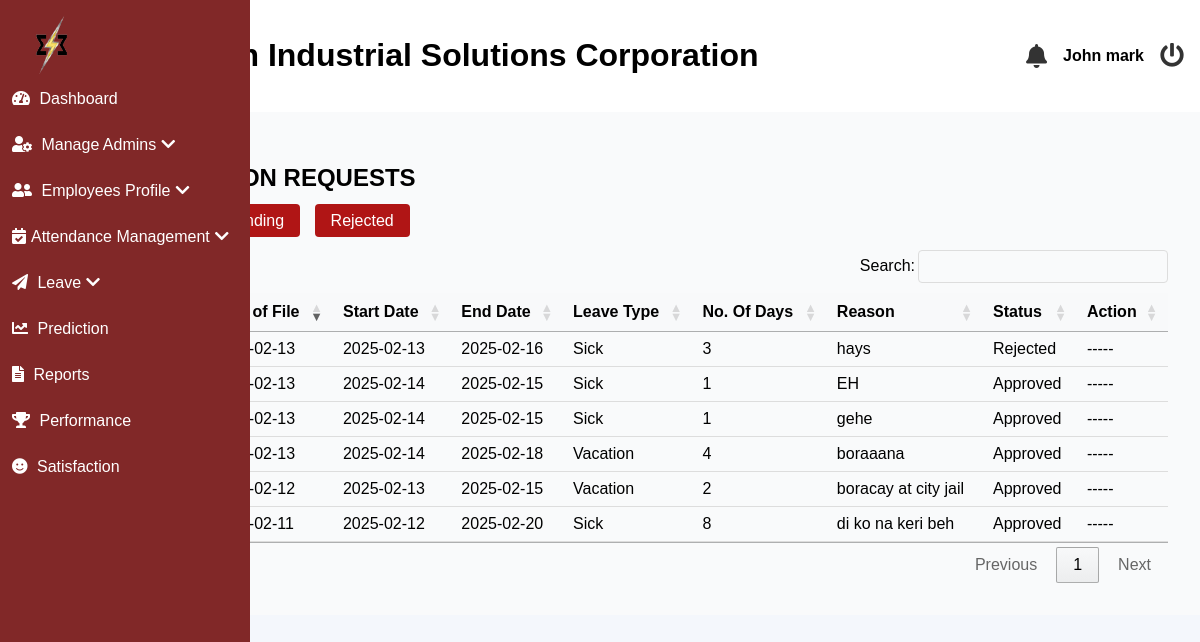
/admin/leave.php (signed in), run on an earlier commit of the app's database.
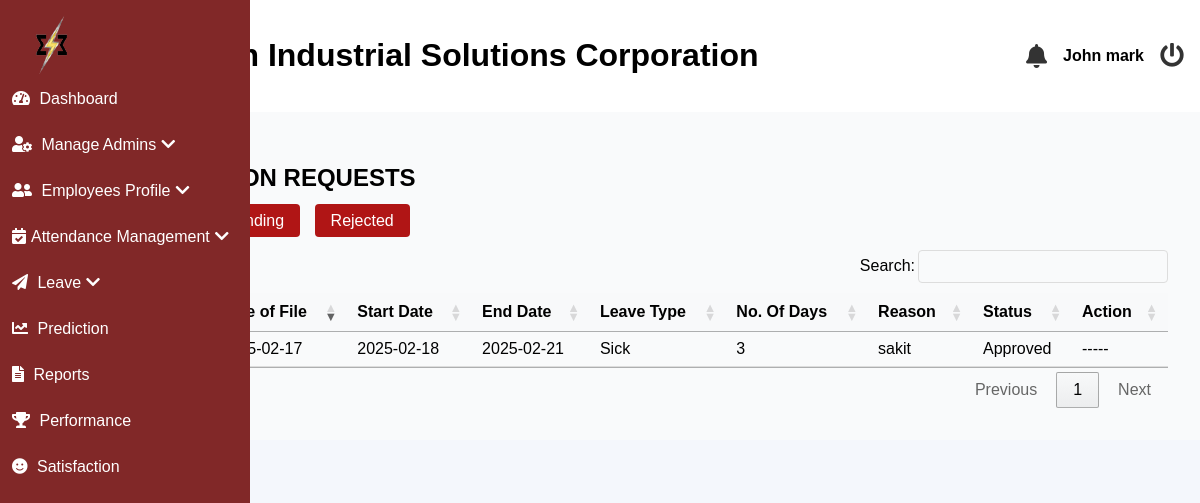
And on a later commit of the database.
### tables this page shows
CREATE TABLE `leave_applications` (
  `leave_id` int(11) NOT NULL,
  `employee_id` int(11) NOT NULL,
  `leave_type` enum('Sick','Vacation','Emergency','Other') NOT NULL,
  `file_date` varchar(32) NOT NULL,
  `start_date` date NOT NULL,
  `end_date` date NOT NULL,
  `number_of_days` varchar(32) NOT NULL,
  `reason` text DEFAULT NULL,
  `status` enum('Pending','Approved','Rejected') DEFAULT 'Pending'
);

### admin/leave.php (the view, shortened to what this page needs)
<?php
include('header.php');
$conn = mysqli_connect('localhost', 'root', '', 'esetech');
$status_filter = isset($_GET['status']) ? $_GET['status'] : 'all';
$sql = "
    SELECT
        leave_applications.*,
        CONCAT(employees.first_name, ' ', employees.last_name) AS employee_name
    FROM leave_applications
    JOIN employees
    ON leave_applications.employee_id = employees.employee_id";
$sql .= " ORDER BY leave_applications.file_date DESC";
$result = mysqli_query($conn, $sql);
?>
<?php include('includes/sideBar.php'); ?>
<link rel="stylesheet" href="https://cdn.datatables.net/1.13.5/css/jquery.dataTables.min.css" />
<main class="main-content">
    <section id="dashboard">
        <h2>LEAVE APPLICATION REQUESTS</h2>
        <div class="filter-buttons">
            <a href="?status=all" class="<?php echo $status_filter == 'all' ? 'active' : ''; ?>">All</a>
            <a href="?status=Approved" class="<?php echo $status_filter == 'Approved' ? 'active' : ''; ?>">Accepted</a>
            <a href="?status=Pending" class="<?php echo $status_filter == 'Pending' ? 'active' : ''; ?>">Pending</a>
            <a href="?status=Rejected" class="<?php echo $status_filter == 'Rejected' ? 'active' : ''; ?>">Rejected</a>
        </div>
        <table id="myTable" class="styled-table">
    <thead>
        <tr>
            <th>Employee Name</th>
            <th>Date of File</th>
            <th>Start Date</th>
            <th>End Date</th>
            <th>Leave Type</th>
            <th>No. Of Days</th>
            <th>Reason</th>
            <th>Status</th>
            <th class="actions">Action</th>
        </tr>
    </thead>
    <tbody>
        <?php while ($row = mysqli_fetch_assoc($result)) { ?>
            <tr>
                <td><?php echo htmlspecialchars($row['employee_name']); ?></td>
                <td><?php echo htmlspecialchars($row['file_date']); ?></td>
                <td><?php echo htmlspecialchars($row['start_date']); ?></td>
                <td><?php echo htmlspecialchars($row['end_date']); ?></td>
                <td><?php echo htmlspecialchars($row['leave_type']); ?></td>
                <td><?php echo htmlspecialchars($row['number_of_days']); ?></td>
                <td><?php echo htmlspecialchars($row['reason']); ?></td>
                <td><?php echo htmlspecialchars($row['status']); ?></td>
                <td class="actions">
                    <?php
                        if ($row['status'] == 'Pending') {
                            echo '<form action="./process_leave" method="POST">
                                    <input type="hidden" name="leave_id" value="' . $row['leave_id'] . '">
                                    <input type="hidden" name="employee_id" value="' . $row['employee_id'] . '">
                                    <input type="hidden" name="leave_type" value="' . $row['leave_type'] . '">
                                    <input type="hidden" name="number_of_days" value="' . $row['number_of_days'] . '">
                                    <button type="submit" name="action" value="approve">
                                        Approve
                                    </button>
                                    <button type="submit" name="action" value="reject">
                                        Reject
                                    </button>
                                </form>';
                        } else {
                            echo '-----';
                        }
                    ?>
                </td>
            </tr>
        <?php } ?>
    </tbody>
</table>
    </section>
</main>
<?php
include('footer.php');
?>

### admin/header.php (shortened to what this page needs)
<!DOCTYPE html>
<html lang="en">
<head>
    <link rel="stylesheet" href="css/styles.css">
    <link rel="stylesheet" href="https://cdnjs.cloudflare.com/ajax/libs/font-awesome/5.15.4/css/all.min.css">
</head>
<body>
<header>
    <div class="logo">
        <h1>ESE-Tech Industrial Solutions Corporation</h1>
    </div>
    <div class="header-right">
        <i class="fas fa-bell bell-btn"></i>
        <div class="profile">
            <strong>
            <?php echo isset($_SESSION['fullname']) ? htmlspecialchars($_SESSION['fullname']) : 'Guest'; ?>
            </strong>
        </div>
        <a href="./logout" class="logout-button">
            <i class="fas fa-power-off"></i>
        </a>
    </div>
</header>
</body>
</html>

### admin/includes/sideBar.php (shortened to what this page needs)
<nav class="sidebar">
    <div class="sidebar-content">
        <div class="logo">
            <img src="images/logo1.png" alt="ESE-Tech Logo">
        </div>
        <ul>
            <li><a href="./dashboard"><i class="fas fa-tachometer-alt"></i> Dashboard</a></li>
            <li class="dropdown">
                <a href="javascript:void(0);" class="dropdown-toggle">
                    <i class="fas fa-user-cog"></i> Manage Admins<i class="fas fa-chevron-down toggle-icon"></i>
                </a>
            </li>
            <li class="dropdown">
                <a href="javascript:void(0);" class="dropdown-toggle">
                    <i class="fas fa-user-friends"></i> Employees Profile<i class="fas fa-chevron-down toggle-icon"></i>
                </a>
            </li>
            <li class="dropdown">
                <a href="javascript:void(0);" class="dropdown-toggle">
                    <i class="fas fa-calendar-check"></i>Attendance Management<i class="fas fa-chevron-down toggle-icon"></i>
                </a>
            </li>
            <li class="dropdown">
                <a href="javascript:void(0);" class="dropdown-toggle">
                        <i class="fas fa-paper-plane"></i> Leave<i class="fas fa-chevron-down toggle-icon"></i>
                </a>
            </li>
            <li><a href="./predict"><i class="fas fa-chart-line"></i> Prediction</a></li>
            <li><a href="./reports"><i class="fas fa-file-alt"></i> Reports</a></li>
            <li><a href="./performance-evaluation"><i class="fas fa-trophy"></i> Performance</a></li>
            <li><a href="./satisfaction"><i class="fas fa-smile"></i> Satisfaction</a></li>
        </ul>
    </div>
</nav>

### admin/footer.php (shortened to what this page needs)
</body>
</html>

### admin/css/styles.css (style rules this page uses)
* { text-decoration: none; }
body { font-family: Arial, sans-serif; margin: 0; padding: 0; background-color: #f0f0f0; }
header { background-color: #fff; padding: 1rem; display: flex; justify-content: space-between; align-items: center; box-shadow: 0 2px 5px rgba(0, 0, 0, 0.1); }
.main-content { flex-grow: 1; padding: 2rem; background-color: #f9fafb; }
table { width: 100%; border-collapse: collapse; margin-top: 15px; }
table th, table td { padding: 12px; border-bottom: 1px solid #ddd; text-align: left; }
table th { background-color: #f8f9fa; font-weight: bold; }
.header-right { display: flex; align-items: center; gap: 1rem; }
.header-right i { font-size: 1.5rem; color: #333; cursor: pointer; }
.header-right .profile { display: flex; align-items: center; cursor: pointer; }
.logo { display: flex; align-items: center; }
.logo img { width: 80px; margin-right: 1rem; }
.sidebar { position: fixed; top: 0; left: 0; height: 100%; width: 250px; background-color: #812828; color: #fff; overflow-x: hidden; transform: translateX(-250px); transition: transform 0.3s ease-in-out; z-index: 1000; }
.sidebar-content { padding: 12px; }
.sidebar ul { list-style: none; color: #fff; text-decoration: none; margin: 0; padding: 0; }
.sidebar ul li a { text-decoration: none; color: white; padding: 14px 0; display: block; transition: background-color 0.3s ease; }
.sidebar ul li i { margin-right: 5px; }
.sidebar ul li .fa-chevron-down { margin-right: 0; margin-left: 5px; }

### admin/header.php (style rules this page uses)
body { font-family: Arial, sans-serif; background-color: #f4f7fc; margin: 0; }
.bell-btn { position: relative; cursor: pointer; }

### admin/leave.php (style rules this page uses)
.dropdown { position: relative; display: inline-block; }
.filter-buttons { margin-bottom: 20px; }
.filter-buttons a { padding: 8px 16px; text-decoration: none; color: white; background-color: #b01515; border-radius: 4px; margin-right: 10px; }
.filter-buttons a.active { background-color: #de0d0d; }

What changed in the data, as far as the page shows it:
removed leave_applications: file_date "2025-02-13", start_date "2025-02-13", end_date "2025-02-16", leave_type "Sick", number_of_days "3", reason "hays", status "Rejected"
removed leave_applications: file_date "2025-02-13", start_date "2025-02-14", end_date "2025-02-15", leave_type "Sick", number_of_days "1", reason "EH", status "Approved"
removed leave_applications: file_date "2025-02-13", start_date "2025-02-14", end_date "2025-02-15", leave_type "Sick", number_of_days "1", reason "gehe", status "Approved"
removed leave_applications: file_date "2025-02-13", start_date "2025-02-14", end_date "2025-02-18", leave_type "Vacation", number_of_days "4", reason "boraaana", status "Approved"
removed leave_applications: file_date "2025-02-12", start_date "2025-02-13", end_date "2025-02-15", leave_type "Vacation", number_of_days "2", reason "boracay at city jail", status "Approved"
removed leave_applications: file_date "2025-02-11", start_date "2025-02-12", end_date "2025-02-20", leave_type "Sick", number_of_days "8", reason "di ko na keri beh", status "Approved"
added leave_applications: file_date "2025-02-17", start_date "2025-02-18", end_date "2025-02-21", leave_type "Sick", number_of_days "3", reason "sakit", status "Approved"
